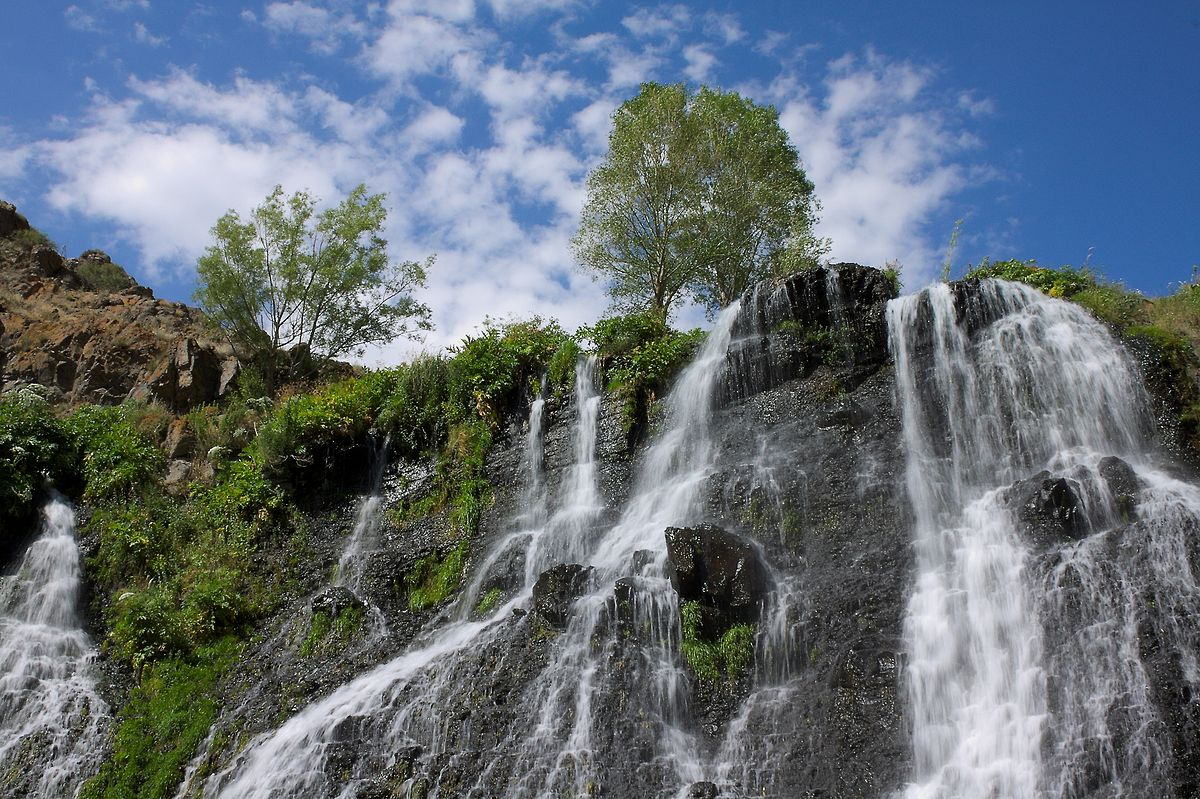
#> input picture demo.jpg, 1200 x 799 px
$ python modify_image_dimensions.py
#> lines starting #> are read from the running program, lines starting #| are printed output that depends on the picture
from PIL import Image

file = "demo.jpg"
img = Image.open(file)
#> img is the input picture: PIL image 1200x799 RGB; mean R, G, B 100.1, 110.5, 118.5
new_width = 160
new_height = 210
img = img.resize((new_width, new_height))
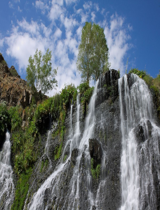
#> img: PIL image 160x210 RGB; mean R, G, B 100.1, 110.5, 118.5
img.save('modified_{}'.format(file))
